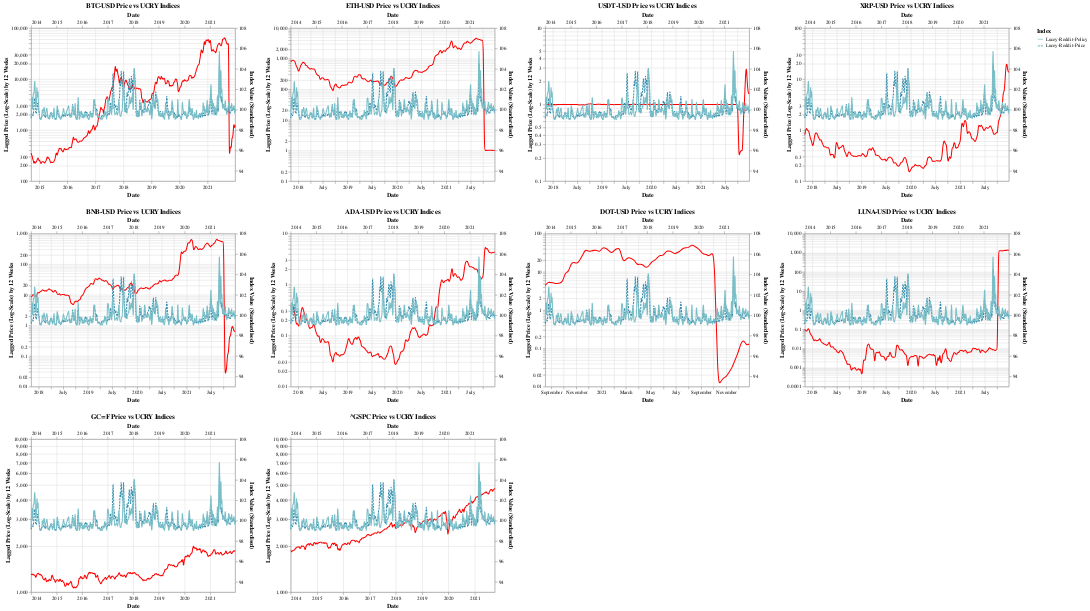

This figure's notebook cell:
### Markdown cell above
**Price where h = 12 Weeks**

### Code cell
gen_price_vs_ucry_chart(12)

### Figure 1 — Vega-Lite specification as saved in the notebook (floating-point values rounded to 4 significant figures; data arrays with more than 128 entries replaced by an {"elided": "..."} marker saying what was removed)
{"config": {"view": {"continuousWidth": 400, "continuousHeight": 300}}, "concat": [{"layer": [{"mark": {"type": "line", "interpolate": "basis"}, "encoding": {"color": {"value": "#FF0000"}, "tooltip": [{"field": "Date", "type": "temporal"}, {"field": "Price (Lag=12)", "type": "quantitative"}, {"field": "Ticker", "type": "nominal"}], "x": {"field": "Date", "type": "temporal"}, "y": {"field": "Price (Lag=12)", "scale": {"type": "log"}, "title": "Lagged Price (Log-Scale) by 12 Weeks", "type": "quantitative"}}}, {"data": {"name": "data-44a9164c0c590ca70536089463563a8b"}, "mark": {"type": "line", "interpolate": "basis"}, "encoding": {"color": {"field": "Index", "scale": {"scheme": "lighttealblue"}, "type": "nominal"}, "strokeDash": {"field": "Index", "type": "nominal"}, "tooltip": [{"field": "Date", "type": "temporal"}, {"field": "Index Value (Standardised)", "type": "quantitative"}, {"field": "Index", "type": "nominal"}], "x": {"field": "Date", "type": "temporal"}, "y": {"field": "Index Value (Standardised)", "scale": {"domain": [93, 108]}, "type": "quantitative"}}}], "data": {"name": "data-5d7bf36f6b642f6eef2c431a5ad9fa44"}, "resolve": {"scale": {"x": "independent", "y": "independent"}}, "title": "BTC-USD Price vs UCRY Indices", "transform": [{"filter": "(datum.Ticker === 'BTC-USD')"}]}, {"layer": [{"mark": {"type": "line", "interpolate": "basis"}, "encoding": {"color": {"value": "#FF0000"}, "tooltip": [{"field": "Date", "type": "temporal"}, {"field": "Price (Lag=12)", "type": "quantitative"}, {"field": "Ticker", "type": "nominal"}], "x": {"field": "Date", "type": "temporal"}, "y": {"field": "Price (Lag=12)", "scale": {"type": "log"}, "title": "Lagged Price (Log-Scale) by 12 Weeks", "type": "quantitative"}}}, {"data": {"name": "data-44a9164c0c590ca70536089463563a8b"}, "mark": {"type": "line", "interpolate": "basis"}, "encoding": {"color": {"field": "Index", "scale": {"scheme": "lighttealblue"}, "type": "nominal"}, "strokeDash": {"field": "Index", "type": "nominal"}, "tooltip": [{"field": "Date", "type": "temporal"}, {"field": "Index Value (Standardised)", "type": "quantitative"}, {"field": "Index", "type": "nominal"}], "x": {"field": "Date", "type": "temporal"}, "y": {"field": "Index Value (Standardised)", "scale": {"domain": [93, 108]}, "type": "quantitative"}}}], "data": {"name": "data-5d7bf36f6b642f6eef2c431a5ad9fa44"}, "resolve": {"scale": {"x": "independent", "y": "independent"}}, "title": "ETH-USD Price vs UCRY Indices", "transform": [{"filter": "(datum.Ticker === 'ETH-USD')"}]}, {"layer": [{"mark": {"type": "line", "interpolate": "basis"}, "encoding": {"color": {"value": "#FF0000"}, "tooltip": [{"field": "Date", "type": "temporal"}, {"field": "Price (Lag=12)", "type": "quantitative"}, {"field": "Ticker", "type": "nominal"}], "x": {"field": "Date", "type": "temporal"}, "y": {"field": "Price (Lag=12)", "scale": {"type": "log"}, "title": "Lagged Price (Log-Scale) by 12 Weeks", "type": "quantitative"}}}, {"data": {"name": "data-44a9164c0c590ca70536089463563a8b"}, "mark": {"type": "line", "interpolate": "basis"}, "encoding": {"color": {"field": "Index", "scale": {"scheme": "lighttealblue"}, "type": "nominal"}, "strokeDash": {"field": "Index", "type": "nominal"}, "tooltip": [{"field": "Date", "type": "temporal"}, {"field": "Index Value (Standardised)", "type": "quantitative"}, {"field": "Index", "type": "nominal"}], "x": {"field": "Date", "type": "temporal"}, "y": {"field": "Index Value (Standardised)", "scale": {"domain": [93, 108]}, "type": "quantitative"}}}], "data": {"name": "data-5d7bf36f6b642f6eef2c431a5ad9fa44"}, "resolve": {"scale": {"x": "independent", "y": "independent"}}, "title": "USDT-USD Price vs UCRY Indices", "transform": [{"filter": "(datum.Ticker === 'USDT-USD')"}]}, {"layer": [{"mark": {"type": "line", "interpolate": "basis"}, "encoding": {"color": {"value": "#FF0000"}, "tooltip": [{"field": "Date", "type": "temporal"}, {"field": "Price (Lag=12)", "type": "quantitative"}, {"field": "Ticker", "type": "nominal"}], "x": {"field": "Date", "type": "temporal"}, "y": {"field": "Price (Lag=12)", "scale": {"type": "log"}, "title": "Lagged Price (Log-Scale) by 12 Weeks", "type": "quantitative"}}}, {"data": {"name": "data-44a9164c0c590ca70536089463563a8b"}, "mark": {"type": "line", "interpolate": "basis"}, "encoding": {"color": {"field": "Index", "scale": {"scheme": "lighttealblue"}, "type": "nominal"}, "strokeDash": {"field": "Index", "type": "nominal"}, "tooltip": [{"field": "Date", "type": "temporal"}, {"field": "Index Value (Standardised)", "type": "quantitative"}, {"field": "Index", "type": "nominal"}], "x": {"field": "Date", "type": "temporal"}, "y": {"field": "Index Value (Standardised)", "scale": {"domain": [93, 108]}, "type": "quantitative"}}}], "data": {"name": "data-5d7bf36f6b642f6eef2c431a5ad9fa44"}, "resolve": {"scale": {"x": "independent", "y": "independent"}}, "title": "XRP-USD Price vs UCRY Indices", "transform": [{"filter": "(datum.Ticker === 'XRP-USD')"}]}, {"layer": [{"mark": {"type": "line", "interpolate": "basis"}, "encoding": {"color": {"value": "#FF0000"}, "tooltip": [{"field": "Date", "type": "temporal"}, {"field": "Price (Lag=12)", "type": "quantitative"}, {"field": "Ticker", "type": "nominal"}], "x": {"field": "Date", "type": "temporal"}, "y": {"field": "Price (Lag=12)", "scale": {"type": "log"}, "title": "Lagged Price (Log-Scale) by 12 Weeks", "type": "quantitative"}}}, {"data": {"name": "data-44a9164c0c590ca70536089463563a8b"}, "mark": {"type": "line", "interpolate": "basis"}, "encoding": {"color": {"field": "Index", "scale": {"scheme": "lighttealblue"}, "type": "nominal"}, "strokeDash": {"field": "Index", "type": "nominal"}, "tooltip": [{"field": "Date", "type": "temporal"}, {"field": "Index Value (Standardised)", "type": "quantitative"}, {"field": "Index", "type": "nominal"}], "x": {"field": "Date", "type": "temporal"}, "y": {"field": "Index Value (Standardised)", "scale": {"domain": [93, 108]}, "type": "quantitative"}}}], "data": {"name": "data-5d7bf36f6b642f6eef2c431a5ad9fa44"}, "resolve": {"scale": {"x": "independent", "y": "independent"}}, "title": "BNB-USD Price vs UCRY Indices", "transform": [{"filter": "(datum.Ticker === 'BNB-USD')"}]}, {"layer": [{"mark": {"type": "line", "interpolate": "basis"}, "encoding": {"color": {"value": "#FF0000"}, "tooltip": [{"field": "Date", "type": "temporal"}, {"field": "Price (Lag=12)", "type": "quantitative"}, {"field": "Ticker", "type": "nominal"}], "x": {"field": "Date", "type": "temporal"}, "y": {"field": "Price (Lag=12)", "scale": {"type": "log"}, "title": "Lagged Price (Log-Scale) by 12 Weeks", "type": "quantitative"}}}, {"data": {"name": "data-44a9164c0c590ca70536089463563a8b"}, "mark": {"type": "line", "interpolate": "basis"}, "encoding": {"color": {"field": "Index", "scale": {"scheme": "lighttealblue"}, "type": "nominal"}, "strokeDash": {"field": "Index", "type": "nominal"}, "tooltip": [{"field": "Date", "type": "temporal"}, {"field": "Index Value (Standardised)", "type": "quantitative"}, {"field": "Index", "type": "nominal"}], "x": {"field": "Date", "type": "temporal"}, "y": {"field": "Index Value (Standardised)", "scale": {"domain": [93, 108]}, "type": "quantitative"}}}], "data": {"name": "data-5d7bf36f6b642f6eef2c431a5ad9fa44"}, "resolve": {"scale": {"x": "independent", "y": "independent"}}, "title": "ADA-USD Price vs UCRY Indices", "transform": [{"filter": "(datum.Ticker === 'ADA-USD')"}]}, {"layer": [{"mark": {"type": "line", "interpolate": "basis"}, "encoding": {"color": {"value": "#FF0000"}, "tooltip": [{"field": "Date", "type": "temporal"}, {"field": "Price (Lag=12)", "type": "quantitative"}, {"field": "Ticker", "type": "nominal"}], "x": {"field": "Date", "type": "temporal"}, "y": {"field": "Price (Lag=12)", "scale": {"type": "log"}, "title": "Lagged Price (Log-Scale) by 12 Weeks", "type": "quantitative"}}}, {"data": {"name": "data-44a9164c0c590ca70536089463563a8b"}, "mark": {"type": "line", "interpolate": "basis"}, "encoding": {"color": {"field": "Index", "scale": {"scheme": "lighttealblue"}, "type": "nominal"}, "strokeDash": {"field": "Index", "type": "nominal"}, "tooltip": [{"field": "Date", "type": "temporal"}, {"field": "Index Value (Standardised)", "type": "quantitative"}, {"field": "Index", "type": "nominal"}], "x": {"field": "Date", "type": "temporal"}, "y": {"field": "Index Value (Standardised)", "scale": {"domain": [93, 108]}, "type": "quantitative"}}}], "data": {"name": "data-5d7bf36f6b642f6eef2c431a5ad9fa44"}, "resolve": {"scale": {"x": "independent", "y": "independent"}}, "title": "DOT-USD Price vs UCRY Indices", "transform": [{"filter": "(datum.Ticker === 'DOT-USD')"}]}, {"layer": [{"mark": {"type": "line", "interpolate": "basis"}, "encoding": {"color": {"value": "#FF0000"}, "tooltip": [{"field": "Date", "type": "temporal"}, {"field": "Price (Lag=12)", "type": "quantitative"}, {"field": "Ticker", "type": "nominal"}], "x": {"field": "Date", "type": "temporal"}, "y": {"field": "Price (Lag=12)", "scale": {"type": "log"}, "title": "Lagged Price (Log-Scale) by 12 Weeks", "type": "quantitative"}}}, {"data": {"name": "data-44a9164c0c590ca70536089463563a8b"}, "mark": {"type": "line", "interpolate": "basis"}, "encoding": {"color": {"field": "Index", "scale": {"scheme": "lighttealblue"}, "type": "nominal"}, "strokeDash": {"field": "Index", "type": "nominal"}, "tooltip": [{"field": "Date", "type": "temporal"}, {"field": "Index Value (Standardised)", "type": "quantitative"}, {"field": "Index", "type": "nominal"}], "x": {"field": "Date", "type": "temporal"}, "y": {"field": "Index Value (Standardised)", "scale": {"domain": [93, 108]}, "type": "quantitative"}}}], "data": {"name": "data-5d7bf36f6b642f6eef2c431a5ad9fa44"}, "resolve": {"scale": {"x": "independent", "y": "independent"}}, "title": "LUNA-USD Price vs UCRY Indices", "transform": [{"filter": "(datum.Ticker === 'LUNA-USD')"}]}, {"layer": [{"mark": {"type": "line", "interpolate": "basis"}, "encoding": {"color": {"value": "#FF0000"}, "tooltip": [{"field": "Date", "type": "temporal"}, {"field": "Price (Lag=12)", "type": "quantitative"}, {"field": "Ticker", "type": "nominal"}], "x": {"field": "Date", "type": "temporal"}, "y": {"field": "Price (Lag=12)", "scale": {"type": "log"}, "title": "Lagged Price (Log-Scale) by 12 Weeks", "type": "quantitative"}}}, {"data": {"name": "data-44a9164c0c590ca70536089463563a8b"}, "mark": {"type": "line", "interpolate": "basis"}, "encoding": {"color": {"field": "Index", "scale": {"scheme": "lighttealblue"}, "type": "nominal"}, "strokeDash": {"field": "Index", "type": "nominal"}, "tooltip": [{"field": "Date", "type": "temporal"}, {"field": "Index Value (Standardised)", "type": "quantitative"}, {"field": "Index", "type": "nominal"}], "x": {"field": "Date", "type": "temporal"}, "y": {"field": "Index Value (Standardised)", "scale": {"domain": [93, 108]}, "type": "quantitative"}}}], "data": {"name": "data-5d7bf36f6b642f6eef2c431a5ad9fa44"}, "resolve": {"scale": {"x": "independent", "y": "independent"}}, "title": "GC=F Price vs UCRY Indices", "transform": [{"filter": "(datum.Ticker === 'GC=F')"}]}, {"layer": [{"mark": {"type": "line", "interpolate": "basis"}, "encoding": {"color": {"value": "#FF0000"}, "tooltip": [{"field": "Date", "type": "temporal"}, {"field": "Price (Lag=12)", "type": "quantitative"}, {"field": "Ticker", "type": "nominal"}], "x": {"field": "Date", "type": "temporal"}, "y": {"field": "Price (Lag=12)", "scale": {"type": "log"}, "title": "Lagged Price (Log-Scale) by 12 Weeks", "type": "quantitative"}}}, {"data": {"name": "data-44a9164c0c590ca70536089463563a8b"}, "mark": {"type": "line", "interpolate": "basis"}, "encoding": {"color": {"field": "Index", "scale": {"scheme": "lighttealblue"}, "type": "nominal"}, "strokeDash": {"field": "Index", "type": "nominal"}, "tooltip": [{"field": "Date", "type": "temporal"}, {"field": "Index Value (Standardised)", "type": "quantitative"}, {"field": "Index", "type": "nominal"}], "x": {"field": "Date", "type": "temporal"}, "y": {"field": "Index Value (Standardised)", "scale": {"domain": [93, 108]}, "type": "quantitative"}}}], "data": {"name": "data-5d7bf36f6b642f6eef2c431a5ad9fa44"}, "resolve": {"scale": {"x": "independent", "y": "independent"}}, "title": "^GSPC Price vs UCRY Indices", "transform": [{"filter": "(datum.Ticker === '^GSPC')"}]}], "columns": 4, "$schema": "https://vega.github.io/schema/vega-lite/v4.17.0.json", "datasets": {"data-5d7bf36f6b642f6eef2c431a5ad9fa44": {"elided": "2579 records"}, "data-44a9164c0c590ca70536089463563a8b": {"elided": "836 records"}}}
